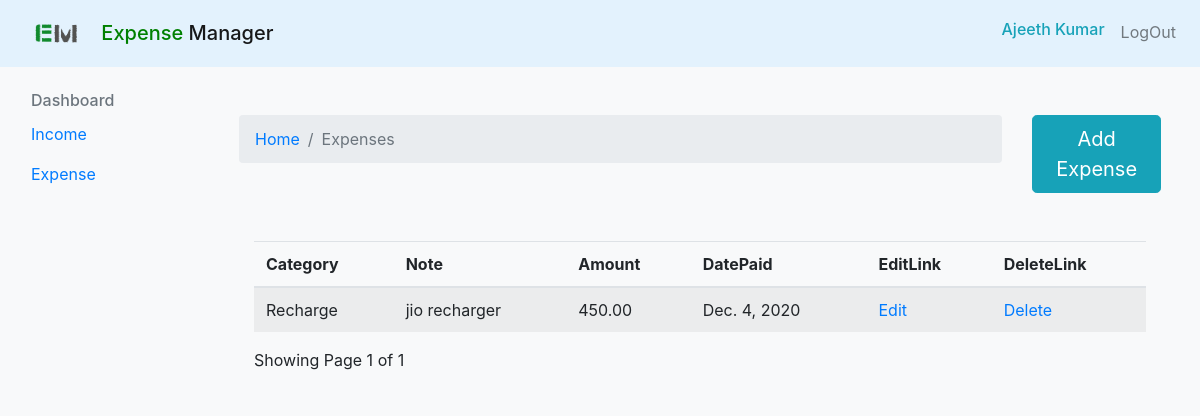
The app's page /view_expense (signed in) with its own data.
### users/models.py (models this page shows, shortened)
class User(AbstractBaseUser, PermissionsMixin):
    email = models.EmailField(max_length=254, unique=True)
    first_name = models.CharField(max_length=252, default='hi')
    last_name = models.CharField(max_length=252, default='user')
    is_staff = models.BooleanField(default=False)
    is_superuser = models.BooleanField(default=False)
    is_active = models.BooleanField(default=True)
    last_login = models.DateTimeField(null=True, blank=True)
    date_joined = models.DateTimeField(auto_now_add=True)
    USERNAME_FIELD = 'email'
    EMAIL_FIELD = 'email'
    REQUIRED_FIELDS = ['first_name', 'last_name']
    objects = UserManager()

### tracker/models.py (models this page shows, shortened)
class Expense(models.Model):
    note = models.CharField(max_length=100, blank=True, null=True)
    date_paid = models.DateField()
    amount = models.DecimalField(default=0, decimal_places=2, max_digits=20)
    owner = models.ForeignKey(to=User, null=True, on_delete=models.CASCADE)
    category = models.CharField(max_length=255)
    class Meta:
        ordering = ['-date_paid']
        verbose_name_plural = 'Expenses'

### tracker/views.py (the view)
# urls.py: path('view_expense', view_expense, name='view_expense'),
def view_expense(request):
    expenses = Expense.objects.filter(owner=request.user)
    categories = ExpenseCategory.objects.all()
    paginator = Paginator(expenses, 2)
    page_number = request.GET.get('page')
    page_obj = Paginator.get_page(paginator, page_number)
    context = {
        'categories': categories,
        'expenses': expenses,
        'page_obj': page_obj,
    }
    return render(request, 'tracker/view_expense.html', context)

### templates/tracker/view_expense.html (shortened to what this page needs)
{% extends 'base2.html' %}
{% block content %}
<div class="container mt-5">
   <div class="row">
        <div class="col-md-10">
            <nav aria-label="breadcrumb">
              <ol class="breadcrumb">
                <li class="breadcrumb-item"><a href="{% url 'home' %}">Home</a></li>
                <li class="breadcrumb-item active" aria-current="page">Expenses</li>
              </ol>
            </nav>
        </div>
        <div class="col-md-2">
            <a href="{% url 'add_expense'%}" class="btn btn btn-info btn-lg">Add Expense</a>
        </div>
    </div>
<div class="container">
    {% if expenses.count %}
    <table class="table table-striped table-hover mt-5">
        <thead>
            <tr>
                <th> Category </th>
                <th> Note </th>
                <th> Amount </th>
                <th> DatePaid </th>
                <th> EditLink </th>
                <th> DeleteLink </th>
            </tr>
        </thead>
        <tbody>
            {% for expense in page_obj %}
            <tr>
                <td>{{ expense.category }}</td>
                <td>{{ expense.note }}</td>
                <td>{{ expense.amount }}</td>
                <td>{{ expense.date_paid }}</td>
                <td><a href="{% url 'edit_expense' expense.id %}">Edit</a></td>
                <td><a href="{% url 'delete_expense' expense.id %}">Delete</a></td>
            </tr>
            {% endfor %}
        </tbody>
    </table>
    <div class="">
        Showing Page {{ page_obj.number }} of {{ page_obj.paginator.num_pages }}
    </div>
    {% else %}
        <strong><h5>PLease Add Expense</h5></strong>
    {%  endif %}
    </div>
</div>
{% endblock %}

### templates/base2.html (shortened to what this page needs)
{% load static %}
<html lang="en">
  <head>
    <link href="{% static 'css/tracker/bootstrap.min.css' %}" rel="stylesheet">
  </head>
  <body class=" bg-light ">
    <nav class="navbar navbar-expand-lg navbar-light" style="background-color: #e3f2fd;">
              <h5><a class="navbar-brand mt-2" href="{%url 'home' %}">
                  <img src="{% static 'img/EM.png' %}" width="80" height="25" class="d-inline-block align-top" alt="" loading="lazy">
                  <span style="color: green">Expense</span> Manager</a>
              </h5>
              <div class="collapse navbar-collapse" id="navbarSupportedContent">
                <ul class="navbar-nav ml-auto">
                    {% if user.is_authenticated %}
                        <li class="nav-item">
                            <h6 class="nav-link text-info mt-" >{{user.first_name}} {{ user.last_name }}</h6>
                        </li>
                        <li class="nav-item">
                            <a class="nav-link mt-0" href="{% url 'logout' %}">LogOut</a>
                        </li>
                    {% endif %}
                </ul>
                </div>
       </nav>
    <div class="container-fluid">
      <div class="row">
        {% include  'partials/sidebar.html' %}
        <main role="main" class="col-md-9 ml-sm-auto col-lg-10 px-md-4">
              {% block content %}
              {% endblock %}
        </main>
      </div>
  </div>
        </body>
</html>

### records on screen
User: first_name "Ajeeth", last_name "Kumar"
Expense: category "Recharge", note "jio recharger", amount "450.00", date_paid "Dec. 4, 2020"

### other values on screen
{{ page_obj.number }} "1"
{{ page_obj.paginator.num_pages }} "1"
